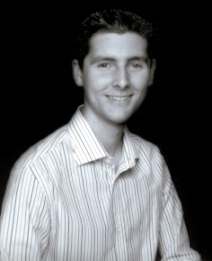
#> input picture NativePrograms/LUFA/DoxygenPages/Images/Author.jpg, 212 x 261 px
$ python process_arrow_template_color.py ../../../NativePrograms/LUFA/DoxygenPages/Images/Author.jpg
#> lines starting #> are read from the running program, lines starting #| are printed output that depends on the picture
from PIL import Image
import numpy as np
import argparse
import sys

# Parse command line arguments
parser = argparse.ArgumentParser(
    description='Transform image colors with linear scaling: [0,0,0] -> [255,255,255] and [255,255,255] -> target color'
)
parser.add_argument('input_image', type=str, help='Path to input image file')
parser.add_argument('--target-color', '-c', type=str, default='180,240,60',
                    help='Target RGB color for white pixels (format: R,G,B). Default: 180,240,60')
parser.add_argument('--output', '-o', type=str, default='output.png',
                    help='Output image path. Default: output.png')

args = parser.parse_args()

# Parse target color
try:
    target_rgb = [int(x.strip()) for x in args.target_color.split(',')]
    if len(target_rgb) != 3:
        raise ValueError("Target color must have exactly 3 values")
    if not all(0 <= v <= 255 for v in target_rgb):
        raise ValueError("RGB values must be between 0 and 255")
    target_r, target_g, target_b = target_rgb
except Exception as e:
    print(f"Error parsing target color: {e}", file=sys.stderr)
    print("Format should be: R,G,B (e.g., 180,240,60)", file=sys.stderr)
    sys.exit(1)

print(f"Input image: {args.input_image}")
print(f"Target color: RGB({target_r}, {target_g}, {target_b})")
print(f"Output image: {args.output}")

# Load the image
image_path = args.input_image
try:
    img = Image.open(image_path)
#> img is the input picture: PIL image 212x261 RGB; mean R, G, B 91.9, 93.6, 95.7
except Exception as e:
    print(f"Error loading image: {e}", file=sys.stderr)
    sys.exit(1)

# Convert to RGBA if not already
img = img.convert('RGBA')
#> img: PIL image 212x261 RGBA

# Convert to numpy array for easier manipulation
img_array = np.array(img, dtype=np.float32)

height, width = img_array.shape[0:2]
#> height = 261; width = 212
print(f"height {height} x width {width}")
#| height 261 x width 212

# Extract RGBA channels
r, g, b, a = img_array[:, :, 0], img_array[:, :, 1], img_array[:, :, 2], img_array[:, :, 3]
#> a: shape (261, 212) float32; every value is 255

# For pixels with alpha = 0, set RGB to 0
mask = (a == 0)
#> mask: shape (261, 212) bool; every value is 0
r[mask] = 0
g[mask] = 0
b[mask] = 0

# Linear scaling: [0, 0, 0] -> [255, 255, 255] and [255, 255, 255] -> [target_r, target_g, target_b]
# This creates an inverted color scheme with specific endpoints
# Formula: output = 255 - input * (255 - target) / 255

# Calculate scale factors
scale_r = (255.0 - target_r) / 255.0
scale_g = (255.0 - target_g) / 255.0
scale_b = (255.0 - target_b) / 255.0

print(f"Scale factors: R={scale_r:.4f}, G={scale_g:.4f}, B={scale_b:.4f}")

# Apply linear transformation
r = 255 - r * scale_r
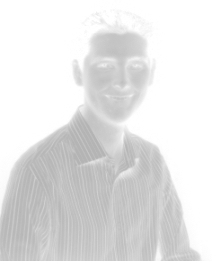
#> r: shape (261, 212) float32; min 180.3, max 255, mean 228
g = 255 - g * scale_g
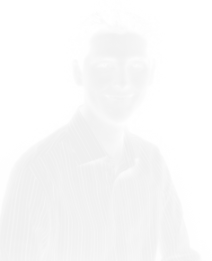
#> g: shape (261, 212) float32; min 240, max 255, mean 249.5
b = 255 - b * scale_b
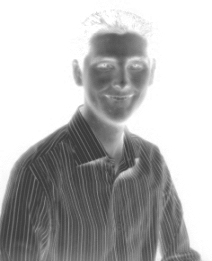
#> b: shape (261, 212) float32; min 60, max 255, mean 181.8

# Clip values to valid range [0, 255]
r = np.clip(r, 0, 255)
g = np.clip(g, 0, 255)
b = np.clip(b, 0, 255)

# Reconstruct the image array
img_array[:, :, 0] = r
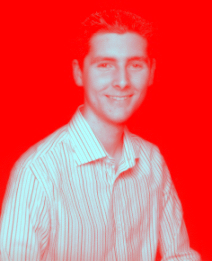
#> img_array: shape (261, 212, 4) float32; mean R, G, B, A 228, 93.6, 95.7, 255
img_array[:, :, 1] = g
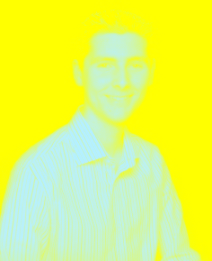
#> img_array: shape (261, 212, 4) float32; mean R, G, B, A 228, 249.5, 95.7, 255
img_array[:, :, 2] = b
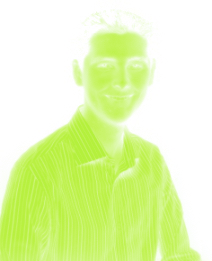
#> img_array: shape (261, 212, 4) float32; mean R, G, B, A 228, 249.5, 181.8, 255
# Alpha channel remains unchanged

# Convert back to uint8
img_array = img_array.astype(np.uint8)

# Create new image from array
output_img = Image.fromarray(img_array, 'RGBA')

# Save the result
output_img.save(args.output)
print(f"Image processed and saved as {args.output}")
